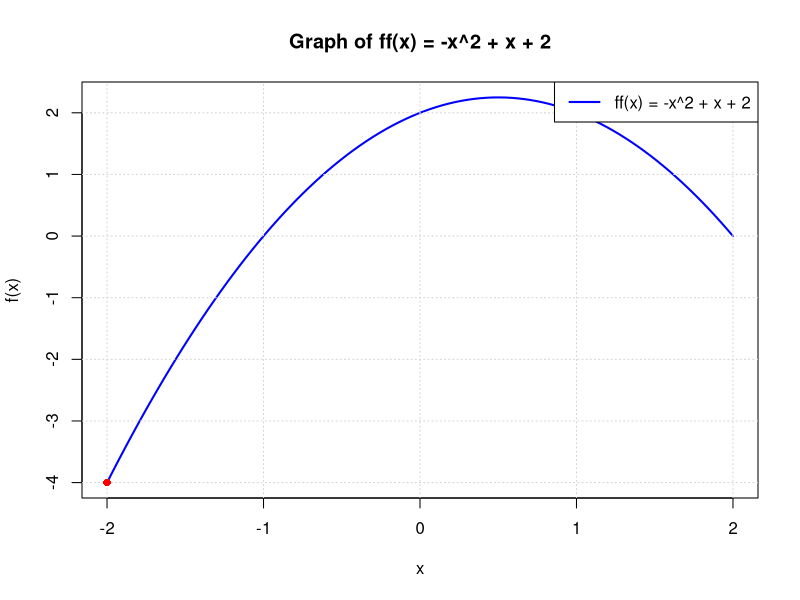

Here is the R script that generated this plot:
bisectmax <- function(f, a, b, tol = 1e-6) {
  phi <- (sqrt(5)-1)/2
  a.star <- b - phi * abs(b - a)
  b.star <- a.star + phi * abs(b - a.star)
  while (abs(b - a) > tol) {
    if(f(a.star) < f(b.star))
    {
      b <- b.star
      b.star <- a.star
      a.star <- b - phi*abs(b-a)
    }
    else {
      a <- a.star
      a.star <- b.star
      b.star <- a + phi*abs(b-a)
    }
  }
  return((a + b) / 2)
}

ff <- function(x) {
  return(-x^2 + x + 2)
}

x_values <- seq(-2, 2, length.out = 100)

# Evaluate the ff function for each x value
y_values <- ff(x_values)

# Plot the function
plot(x_values, y_values, type = "l", col = "blue", lwd = 2,
     main = "Graph of ff(x) = -x^2 + x + 2",
     xlab = "x", ylab = "f(x)")

# Add a grid
grid()

# Add a legend
legend("topright", legend = "ff(x) = -x^2 + x + 2", col = "blue", lty = 1, lwd = 2)

# Call the bisectmax function and display the extremum
extremum <- bisectmax(ff, -2, 2, tol = 1e-15)
points(extremum, ff(extremum), col = "red", pch = 16)
extremum
